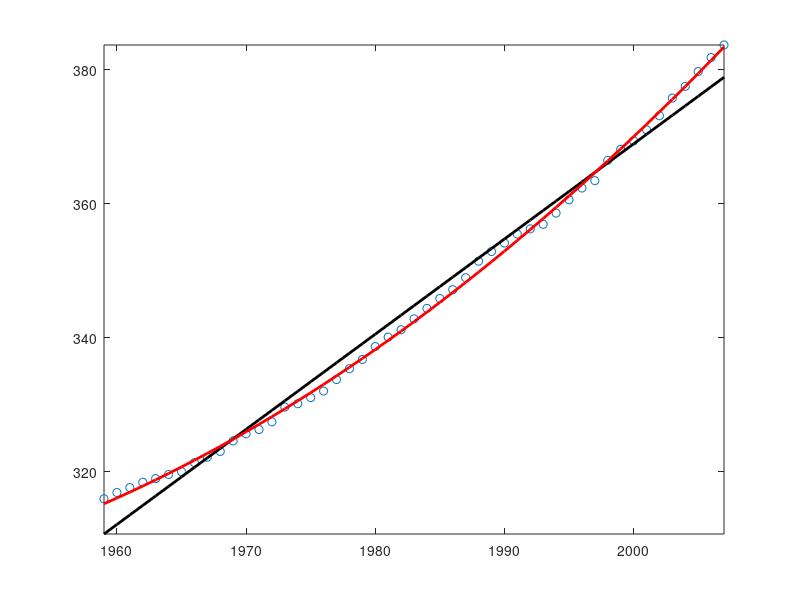

The MATLAB source for this figure: (Note: this script raises an error after producing the figure.)
dat = load('co2.dat');
year = dat(:,1);
conc= dat(:,2);
X = [ones(size(year)),year];             % build the matrix X for linear model
z = X'*conc;                         % right hand side of the Normal Equations
S = X'*X;                         % Left hand side of the Normal Equations
U = chol(S);                      % Cholesky decomposition
w = U'\z;  %solve the normal equations using the Cholesky decomposition
c = U\w
plot(year,conc,'o') % plot the data points
q = year;    % define a vector for plotting the linear function
fit_l = c(1)+c(2)*q;  %define the linear fit 
hold on   
plot(q,fit_l,'k', 'linewidth',2);  % plot the linear fit together with the data points
axis tight

X = [ones(size(year)),year, year.^2];             % build the matrix X for quadratic model
z = X'*conc;                         % right hand side of the Normal Equations
S = X'*X;                         % Left hand side of the Normal Equations
U = chol(S);                      % Cholesky decomposition
w = U'\z;  %solve the normal equations using the Cholesky decomposition
c = U\w
fit_q = c(1)+c(2)*q+c(3)*(q.^2);  %define the quadratic fit
plot(q,fit_q,'r', 'linewidth',2);  % plot the linear fit together with the data points
legend('data points', 'linear fit', 'quadratic fit', 2);
axis tight
hold off


% Q2b_Lab5
% 
% c =
% 
%   -2.4718e+03
%    1.4204e+00
% 
% 
% c =
% 
%    4.4715e+04
%   -4.6174e+01
%    1.2000e-02
